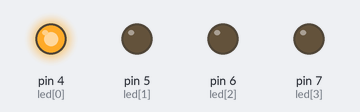
The sketch below on a simulated Arduino Uno, built with avr-gcc and run on an emulated ATmega328P. Parts: output pins drawn as LEDs (lit = HIGH). Random numbers use the default seed unless the sketch sets one.

Above: at 0.65 s.
At 7.7 s:
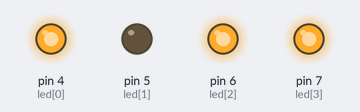
At 15.2 s:
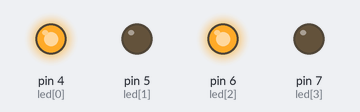
At 18.6 s:
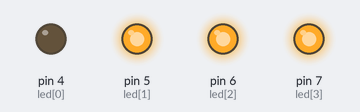
At 28.6 s:
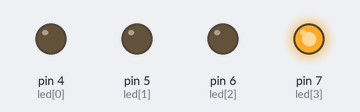
At 29.9 s:
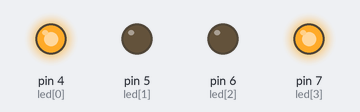
Timing chart, 0 to 40.0 s (numbered marks = the images above):
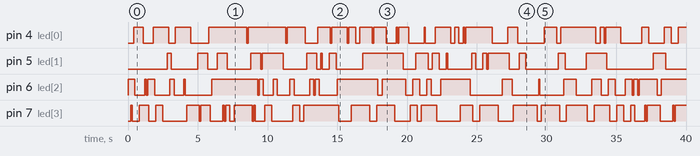

The sketch:

led_sec.ino
```cpp
int led[]={4,5,6,7};
int encendido;
int apagado;
void setup() {
 pinMode(led[0],OUTPUT);
 pinMode(led[1],OUTPUT);
 pinMode(led[2],OUTPUT);
 pinMode(led[3],OUTPUT);
}

void loop() {
  encendido=random(0,5);
digitalWrite(led[encendido],1);
delay(100);
  apagado=random(0,5);
  digitalWrite(led[apagado],0);
delay(100);
}
```

Measured:
- by itself, pin 4 (led[0]): LOW → HIGH at 0.40 s, → LOW 0.70 s later, → HIGH 0.70 s later, → LOW 1.1 s later, … (51 changes in this stretch)
- by itself, pin 5 (led[1]): LOW → HIGH at 2.8 s, → LOW 0.30 s later, → HIGH 1.9 s later, → LOW 0.70 s later, … (38 changes in this stretch)
- by itself, pin 6 (led[2]): LOW → HIGH at 0.00 s, → LOW 0.50 s later, → HIGH 0.70 s later, → LOW 0.10 s later, … (49 changes in this stretch)
- by itself, pin 7 (led[3]): LOW → HIGH at 0.20 s, → LOW 0.10 s later, → HIGH 0.50 s later, → LOW 0.70 s later, … (55 changes in this stretch)
